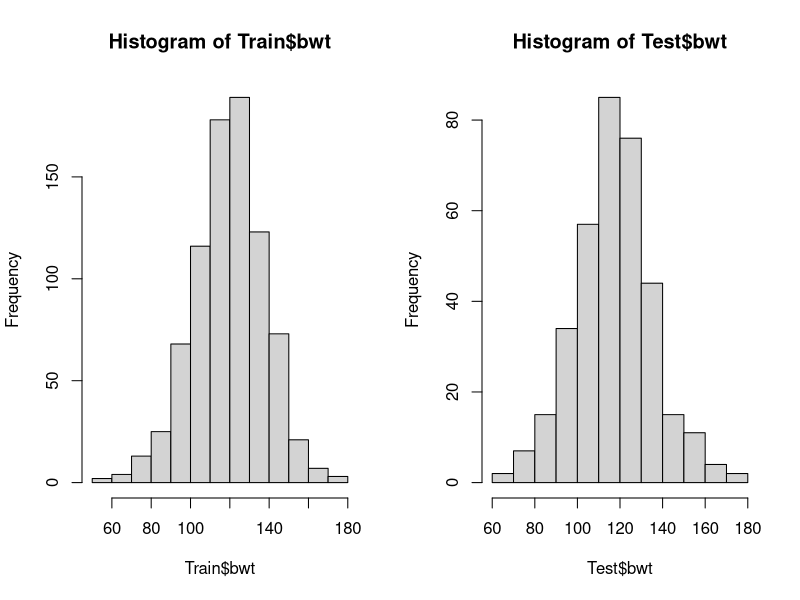
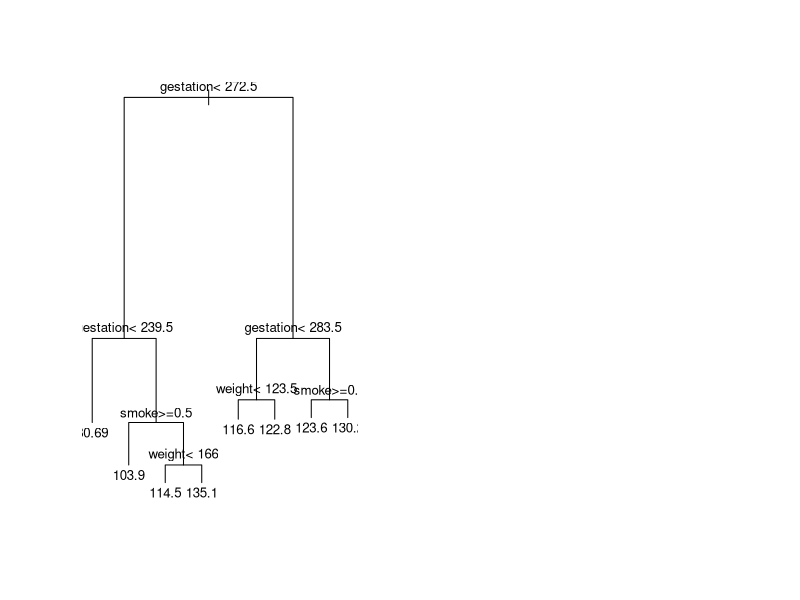

Reproduce these figures in R, in order.
#讀入CSV檔
setwd('E:/DM/work/0727')
babyData=read.table("babies.csv",header=T,sep = ",")

#排除有遺漏值的資料列
babyData=na.exclude(babyData)

#訓練樣本70%與測試樣本30%
n=0.3*nrow(babyData)
test.index=sample(1:nrow(babyData),n)
Train=babyData [-test.index,]
Test=babyData[test.index,]

#確認訓練樣本與測試樣本分不一致
par(mfrow=c(1,2)) #讓R的繪圖視窗切割成1 X 2 的方塊
hist(Train$bwt)
hist(Test$bwt)

#建模
install.packages("rpart")
library(rpart)
baby.tree=rpart(bwt~. ,data=Train) #使用CART分類回歸樹演算法
baby.tree
plot(baby.tree)
text(baby.tree , cex=.8)

#變數重要程度，愈大愈重要
baby.tree$variable.importance
#MAPE
y=babyData$bwt[-test.index]
y_hat=predict(baby.tree,newdata=Train, type="vector")
train.MAPE=mean(abs(y-y_hat)/y)
cat("MAPE(train)=",train.MAPE*100,"%\n")

#真實y
y=babyData$bwt[test.index]
#預測y
y_hat=predict(baby.tree,newdata=Test, type="vector")
test.MAPE=mean(abs(y-y_hat)/y)
cat("MAPE(test)=",test.MAPE*100,"%\n")
